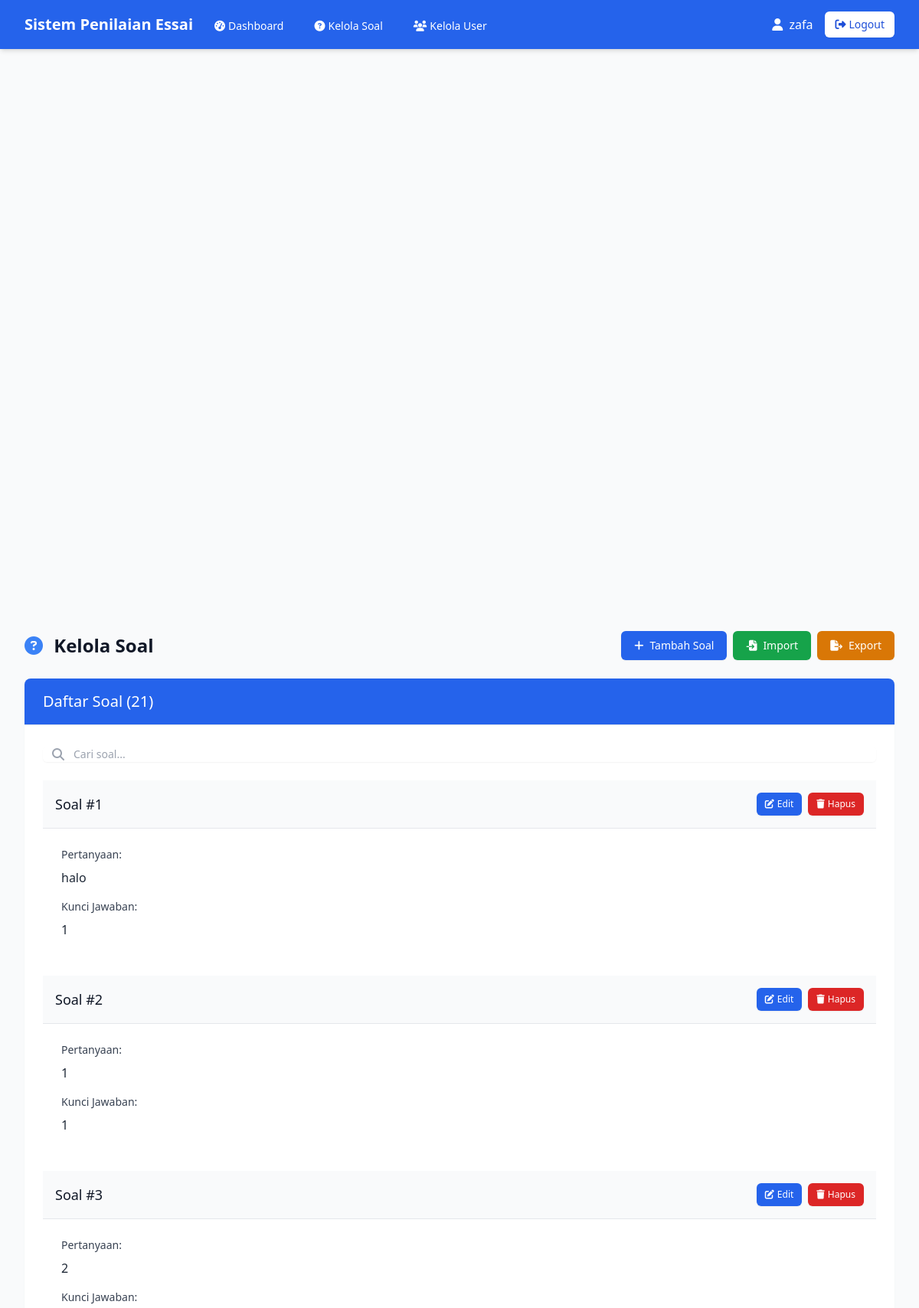
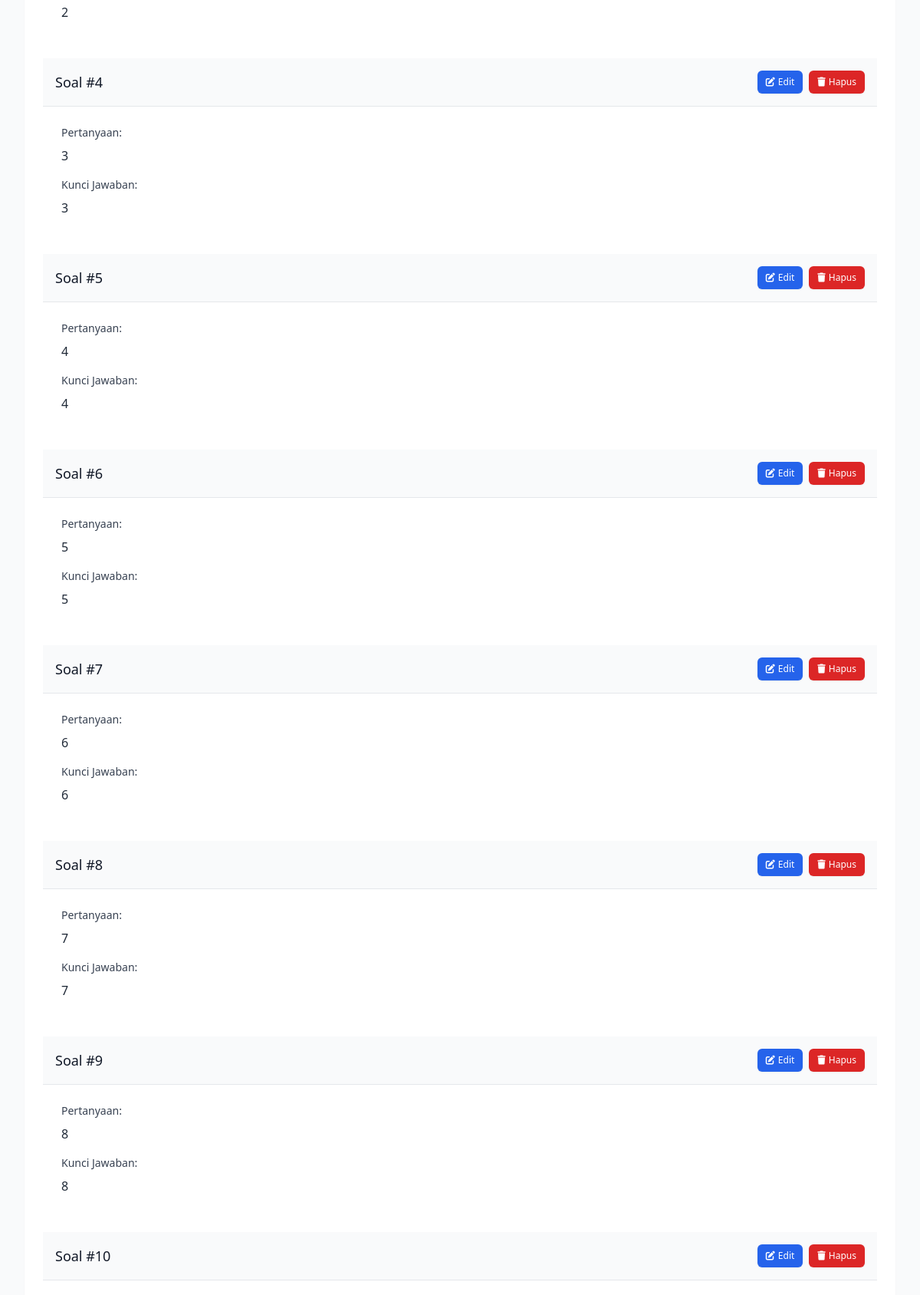
The app's page /admin/soal (signed in, upper part) with its own data (2 pictures, top to bottom).
### app.py (models this page shows)
class Soal(db.Model):
    id = db.Column(db.Integer, primary_key=True)
    pertanyaan = db.Column(db.String(500))
    kunci_jawaban = db.Column(db.String(500))

### app.py (the view)
@app.route("/admin/soal")
@login_required
@role_required(['admin'])
def kelola_soal():
    soal_semua = Soal.query.all()
    return render_template("kelola_soal.html", soal=soal_semua)

### app.py (called while the page is built)
def login_required(f):
    @wraps(f)
    def decorated_function(*args, **kwargs):
        if 'user_id' not in session:
            flash('Silakan login terlebih dahulu')
            return redirect(url_for('login'))
        return f(*args, **kwargs)
    return decorated_function

def role_required(allowed_roles):
    def decorator(f):
        @wraps(f)
        def decorated_function(*args, **kwargs):
            if 'user_role' not in session:
                flash('Silakan login terlebih dahulu')
                return redirect(url_for('login'))
            if session['user_role'] not in allowed_roles:
                flash('Anda tidak memiliki akses ke halaman ini')
                return redirect(url_for('login'))
            return f(*args, **kwargs)
        return decorated_function
    return decorator

### templates/kelola_soal.html (shortened to what this page needs)
{% extends "base.html" %}
{% block content %}
<div x-data="{
    showAddModal: false,
    showEditModal: false,
    showImportModal: false,
    questionId: null,
    pertanyaan: '',
    kunci: '',
    searchQuery: ''
  }">
  <div class="flex flex-col md:flex-row justify-between items-start md:items-center gap-4 mb-6">
    <h1 class="text-2xl font-bold text-gray-900">
      <i class="fas fa-question-circle mr-2 text-primary-500"></i> Kelola Soal
    </h1>
    <div class="flex flex-wrap gap-2">
      <button @click="showAddModal = true" type="button" class="inline-flex items-center px-4 py-2 border border-transparent rounded-md shadow-sm text-sm font-medium text-white bg-primary-600 hover:bg-primary-700 focus:outline-none focus:ring-2 focus:ring-offset-2 focus:ring-primary-500">
        <i class="fas fa-plus mr-2"></i> Tambah Soal
      </button>
      <button @click="showImportModal = true" type="button" class="inline-flex items-center px-4 py-2 border border-transparent rounded-md shadow-sm text-sm font-medium text-white bg-green-600 hover:bg-green-700 focus:outline-none focus:ring-2 focus:ring-offset-2 focus:ring-green-500">
        <i class="fas fa-file-import mr-2"></i> Import
      </button>
      <a href="{{ url_for('export_soal') }}" class="inline-flex items-center px-4 py-2 border border-transparent rounded-md shadow-sm text-sm font-medium text-white bg-amber-600 hover:bg-amber-700 focus:outline-none focus:ring-2 focus:ring-offset-2 focus:ring-amber-500" data-loading="true" data-loading-message="Mengekspor soal...">
        <i class="fas fa-file-export mr-2"></i> Export
      </a>
    </div>
  </div>
  <div class="bg-white shadow-sm rounded-lg overflow-hidden">
    <div class="border-b border-gray-200 bg-primary-600 px-4 py-4 sm:px-6">
      <h2 class="text-xl font-medium text-white">Daftar Soal ({{ soal|length }})</h2>
    </div>
    <div class="px-4 py-5 sm:p-6">
      <div class="mb-6">
        <div class="mt-1 relative rounded-md shadow-sm">
          <div class="absolute inset-y-0 left-0 pl-3 flex items-center pointer-events-none">
          </div>
          <input x-model="searchQuery" type="text"
                class="focus:ring-primary-500 focus:border-primary-500 block w-full pl-10 sm:text-sm border-gray-300 rounded-md"
                placeholder="Cari soal...">
        </div>
    </div>
      <div class="space-y-6">
        {% if soal %}
          {% for s in soal %}
          <div class="question-card"
               x-data="{ questionText: '{{ s.pertanyaan|lower }}' }"
               x-show="questionText.includes(searchQuery.toLowerCase()) || searchQuery === ''">
            <div class="border-b border-gray-200 px-4 py-4 bg-gray-50">
              <div class="flex justify-between items-center">
                <h3 class="text-lg font-medium text-gray-900">Soal #{{ loop.index }}</h3>
                <div class="flex items-center space-x-2">
                  <button type="button" @click="
                      showEditModal = true;
                      questionId = {{ s.id }};
                      pertanyaan = `{{ s.pertanyaan }}`;
                      kunci = `{{ s.kunci_jawaban }}`;
                    "
                    class="inline-flex items-center px-2.5 py-1.5 border border-transparent rounded-md shadow-sm text-xs font-medium text-white bg-primary-600 hover:bg-primary-700 focus:outline-none focus:ring-2 focus:ring-offset-2 focus:ring-primary-500">
                    <i class="fas fa-edit mr-1"></i> Edit
                    </button>
                  <a href="{{ url_for('hapus_soal', id=s.id) }}"
                    class="inline-flex items-center px-2.5 py-1.5 border border-transparent rounded-md shadow-sm text-xs font-medium text-white bg-red-600 hover:bg-red-700 focus:outline-none focus:ring-2 focus:ring-offset-2 focus:ring-red-500"
                    onclick="return confirm('Apakah Anda yakin ingin menghapus soal ini?');"
                    data-loading="true" data-loading-message="Menghapus soal...">
                    <i class="fas fa-trash mr-1"></i> Hapus
                  </a>
                </div>
              </div>
            </div>
            <div class="px-4 py-5 sm:p-6">
              <div class="mb-4">
                <h4 class="text-sm font-medium text-gray-700">Pertanyaan:</h4>
                <p class="mt-2 text-gray-800 question-text">{{ s.pertanyaan }}</p>
              </div>
              <div>
                <h4 class="text-sm font-medium text-gray-700">Kunci Jawaban:</h4>
                <p class="mt-2 text-gray-800 question-text">{{ s.kunci_jawaban }}</p>
                </div>
            </div>
                        </div>
                    {% endfor %}
        {% endif %}
      </div>
    </div>
  </div>
</div>
{% endblock %}

### templates/kelola_soal.html (style rules this page uses)
.question-card { @apply bg-white shadow-sm rounded-lg overflow-hidden mb-6 hover:shadow-md transition-all duration-200; }
.question-text { @apply whitespace-pre-line; }

### records on screen
Soal: pertanyaan "halo", kunci_jawaban "1"
Soal: pertanyaan "1", kunci_jawaban "1"
Soal: pertanyaan "2", kunci_jawaban "2"
Soal: pertanyaan "3", kunci_jawaban "3"
Soal: pertanyaan "4", kunci_jawaban "4"
Soal: pertanyaan "5", kunci_jawaban "5"
Soal: pertanyaan "6", kunci_jawaban "6"
Soal: pertanyaan "7", kunci_jawaban "7"
Soal: pertanyaan "8", kunci_jawaban "8"

### other values on screen
{{ session.get('username') }} "zafa"
{{ soal|length }} "21"
